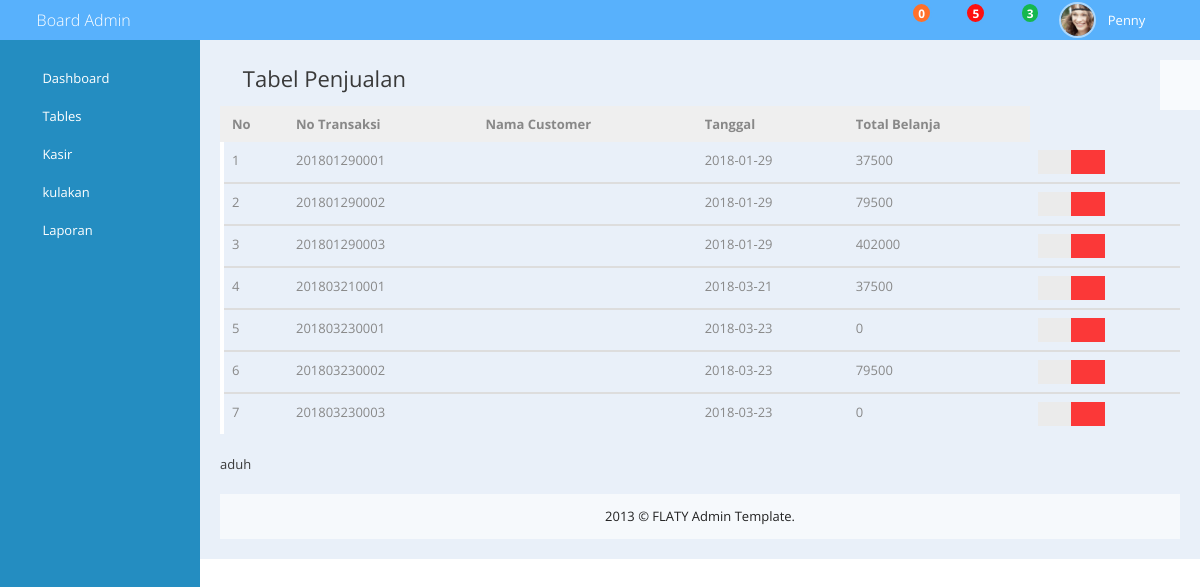
Page /tabel_penjualan.php on the committed database.
### tables this page shows
CREATE TABLE IF NOT EXISTS `penjualan` (
  `kode_penjualan` varchar(20) NOT NULL,
  `tanggal` date NOT NULL,
  `Nama_Customer` varchar(20) NOT NULL,
  `tot_belanja` int(11) NOT NULL
);

### tabel_penjualan.php (the view, shortened to what this page needs)
<!DOCTYPE html>
 <html class="no-js">
     <head>
      <link rel="stylesheet" href="assets/bootstrap/bootstrap.min.css">
        <link rel="stylesheet" href="assets/bootstrap/bootstrap-responsive.min.css">
        <link rel="stylesheet" href="assets/font-awesome/css/font-awesome.min.css">
        <link rel="stylesheet" href="assets/normalize/normalize.css">
        <link rel="stylesheet" type="text/css" href="assets/chosen-bootstrap/chosen.min.css" />
        <link rel="stylesheet" type="text/css" href="assets/jquery-tags-input/jquery.tagsinput.css" />
        <link rel="stylesheet" type="text/css" href="assets/bootstrap-fileupload/bootstrap-fileupload.css" />
        <link rel="stylesheet" type="text/css" href="assets/bootstrap-colorpicker/css/colorpicker.css" />
        <link rel="stylesheet" type="text/css" href="assets/bootstrap-timepicker/compiled/timepicker.css" />
        <link rel="stylesheet" type="text/css" href="assets/clockface/css/clockface.css" />
        <link rel="stylesheet" type="text/css" href="assets/bootstrap-datepicker/css/datepicker.css" />
        <link rel="stylesheet" type="text/css" href="assets/bootstrap-daterangepicker/daterangepicker.css" />
        <link rel="stylesheet" type="text/css" href="assets/bootstrap-switch/static/stylesheets/bootstrap-switch.css" />
        <link rel="stylesheet" type="text/css" href="assets/bootstrap-wysihtml5/bootstrap-wysihtml5.css" />
        <link rel="stylesheet" href="css/flaty.css">
        <link rel="stylesheet" href="css/flaty-responsive.css">
    </head>
    <body>
       <?php include("header.php"); ?>
        <div class="container-fluid" id="main-container">
            <div id="sidebar" class="nav-collapse">
<                <?php include("menu.php"); ?>
            </div>
            <div id="main-content">
                <div class="row-fluid">
                    <div class="span12">
                       <div class="box-title">
                                <h3><i class="icon-table"></i> Tabel Penjualan</h3>
                        </div>
                      <tr class="table-flag-blue">
                        <table class="table table-advance">
                                <thead>
                                    <tr>
                                        <th>No</th>
                                        <th>No Transaksi</th>
                                        <th>Nama Customer</th>
                                        <th>Tanggal</th>
                                        <th>Total Belanja </th>
                                    </tr>
                                </thead>
                            <?php
                            $no = 1;
                            $query = "select * from penjualan";
                            $hasil = mysql_query($query);
                            if (mysql_num_rows($hasil)>0)
                                    {
                                    while ($data = mysql_fetch_array ($hasil))
                                    {
                            ?>
                            <tbody>
                                        <td><?php echo $no++; ?></td>
                                        <td><?php echo $data['kode_penjualan']; ?></td>
                                        <td><?php echo $data['Nama_Customer']; ?></td>
                                        <td><?php echo $data['tanggal']; ?></td>
                                        <td><?php echo $data['tot_belanja']; ?></td>
                                      <td>
                                            <div class="btn-group">
                                               <a class="btn btn-small show-tooltip" title="Detail" href="lihat_det.php?kode_penjualan=<?php echo $data['kode_penjualan'];?>&aksi=edit2" role="button" data-toggle="modal"><i class="icon-zoom-in"></i></a>
                                                <a href="hapus_detjual.php?kode_penjualan=<?php echo $data['kode_penjualan'];?>" class="btn btn-small btn-danger show-tooltip" title="Delete" ><i class="icon-trash" name="tombol"></i></a>
                                            </div>
                                        </td>
                            </tbody>
                                  <?php
                                    }
                                    }
                                    ?>
                          </table>
                        </tr>
                    </div>
                  </div>
                  <?php
                  if(isset($POST['tombol']))
                  {
                    echo "oyi";
                  }
                  else
                  {
                    echo "aduh";
                  }
                  ?>
                <footer>
                    <p>2013 © FLATY Admin Template.</p>
                </footer>
            </div>
        </div>
    </body>
</html>

### rows in the picture
penjualan: kode_penjualan "201801290001", tanggal "2018-01-29", tot_belanja "37500"
penjualan: kode_penjualan "201801290002", tanggal "2018-01-29", tot_belanja "79500"
penjualan: kode_penjualan "201801290003", tanggal "2018-01-29", tot_belanja "402000"
penjualan: kode_penjualan "201803210001", tanggal "2018-03-21", tot_belanja "37500"
penjualan: kode_penjualan "201803230001", tanggal "2018-03-23", tot_belanja "0"
penjualan: kode_penjualan "201803230002", tanggal "2018-03-23", tot_belanja "79500"
penjualan: kode_penjualan "201803230003", tanggal "2018-03-23", tot_belanja "0"
